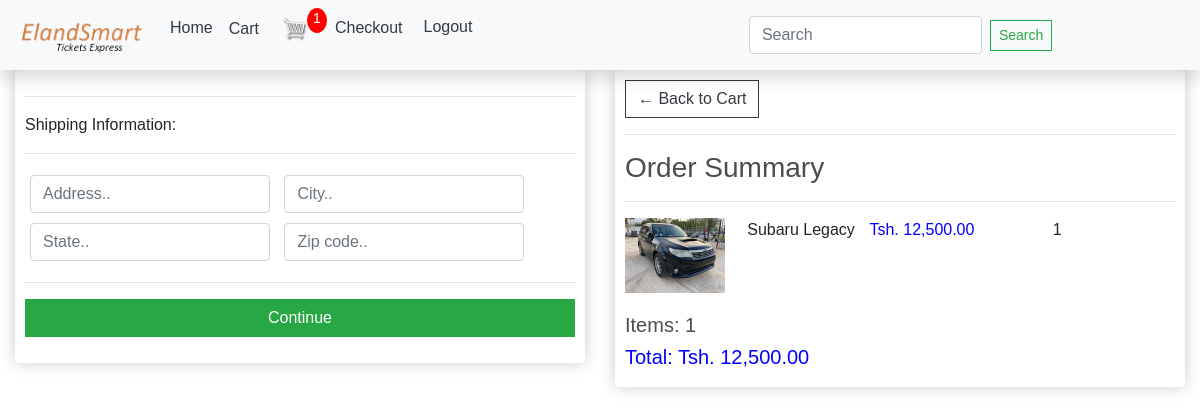
/checkout/ (signed in), run on an earlier commit of the app's database.
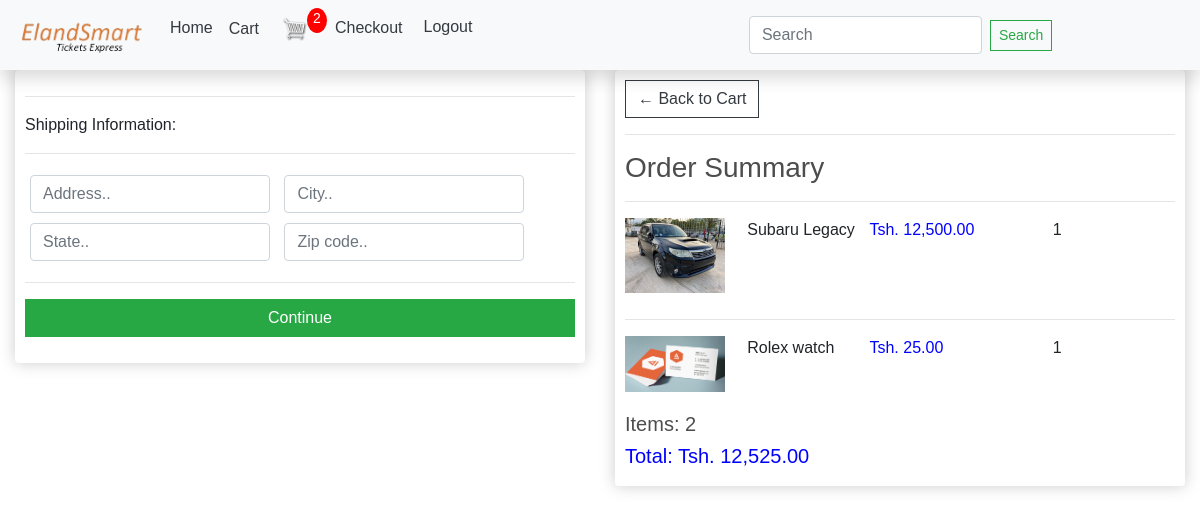
And on a later commit of the database.
### store/models.py (models this page shows, shortened)
class OrderItem(models.Model):
	product = models.ForeignKey(Product, on_delete=models.SET_NULL, blank=True, null=True)
	order = models.ForeignKey(Order, on_delete=models.SET_NULL, blank=True, null=True)
	quantity = models.IntegerField(default=0, null=True, blank=True)
	date_added = models.DateTimeField(auto_now_add=True)
	@property
	def get_total(self):
		total = self.product.price * self.quantity
		return total

class Product(models.Model):
	name = models.CharField(max_length=200, default=False)
	price = models.DecimalField(max_digits=7, decimal_places=2)
	digital = models.BooleanField(default=False, null=True, blank=True)
	image = models.ImageField(null=True, blank=True)
	quantity =models.IntegerField(default=1, null=True, blank=True)
	@property
	def imageURL(self):
		try:
			url = self.image.url
		except:
			url = ''
		return url

class Order(models.Model):
	customer = models.ForeignKey(Customer, on_delete=models.SET_NULL, null=True, blank=True)
	date_ordered = models.DateTimeField(auto_now_add=True)
	complete = models.BooleanField(default=False, blank=True)
	transaction_id = models.CharField(max_length=200, null=True)
	@property
	def get_cart_total(self):
		orderitems = self.orderitem_set.all()
		total = sum([item.get_total for item in orderitems])
		return total
	@property
	def get_cart_items(self):
		orderitems = self.orderitem_set.all()
		total = sum([item.quantity for item in orderitems])
		return total
	@property
	def shipping(self):
		shipping = False
		orderitems = self.orderitem_set.all()
		for i in orderitems:
			if i.product.digital == False:
				shipping = True
		return shipping

### store/views.py (the view)
# urls.py: path("checkout/", views.checkout, name="checkout"),
def checkout(request):
	data = cartData(request)
	cartItems = data['cartItems']
	order = data['order']
	items = data['items']
	context = {'items': items, 'order': order, 'cartItems': cartItems}
	return render(request, 'store/checkout.html', context)

### store/utils.py (called while the page is built)
def cartData(request):
	if request.user.is_authenticated:
		customer = request.user.customer
		order, created = Order.objects.get_or_create(customer=customer, complete=False)
		items = order.orderitem_set.all()
		cartItems = order.get_cart_items
	else:
		cookieData = cookieCart(request)
		cartItems = cookieData['cartItems']
		order = cookieData['order']
		items = cookieData['items']
	return {'cartItems': cartItems, 'order': order, 'items': items}

### store/templates/store/checkout.html (shortened to what this page needs)
{% extends 'store/base.html' %}
{% load static %}
{% block content %}
{% load humanize %}
<section class="container-fluid">
     <div class="row" style="padding-top: 60px;">
		<div class="col-lg-6">
			<div class="box-element" id="form-wrapper">
				<form id="form" method="POST">
					<div id="shipping-info">
						<hr>
						<p>Shipping Information:</p>
						<hr>
						<div class="form-field">
							<input class="form-control" type="text" name="address" placeholder="Address..">
						</div>
						<div class="form-field">
							<input class="form-control" type="text" name="city" placeholder="City..">
						</div>
						<div class="form-field">
							<input class="form-control" type="text" name="state" placeholder="State..">
						</div>
						<div class="form-field">
							<input class="form-control" type="text" name="zipcode" placeholder="Zip code..">
						</div>
					</div>
					<hr>
				<input id="form-button" class="btn btn-success btn-block" type="submit" value="Continue">
				</form>
			</div>
					<br>
		</div>
		<div class="col-lg-6">
			<div class="box-element">
				<a  class="btn btn-outline-dark" href="{% url 'store' %}">&#x2190; Back to Cart</a>
				<hr>
				<h3>Order Summary</h3>
				{% for item in items %}
				<hr>
				<div class="cart-row">
					<div style="flex:2"><img class="row-image" src="{{item.product.imageURL}}"></div>
					<div style="flex:2"><p>{{ item.product.name }}</p></div>
					<div style="flex:3"><small><p style="color: blue; font-size: 16px;">Tsh. {{ item.product.price|floatformat:2|intcomma }}</p></small></div>
					<div style="flex:2"><p>{{ item.quantity }}</p></div>
				</div>
				{% endfor %}
				<h5>Items:    {{cartItems}}</h5>
				<h5 style="color: blue;">
					Total:   Tsh. {{order.get_cart_total|intcomma}}
				</h5>
			</div>
		</div>
	</div>
</section>
{% endblock content %}

What changed in the data, as far as the page shows it:
added OrderItem: product.imageURL (picture), product.name "Rolex watch", product.price "25.00", quantity "1"
computed for Order: get_cart_total "12,500.00" → "12,525.00"
Also different on the page:
{{ cartItems }}: "1" → "2"
